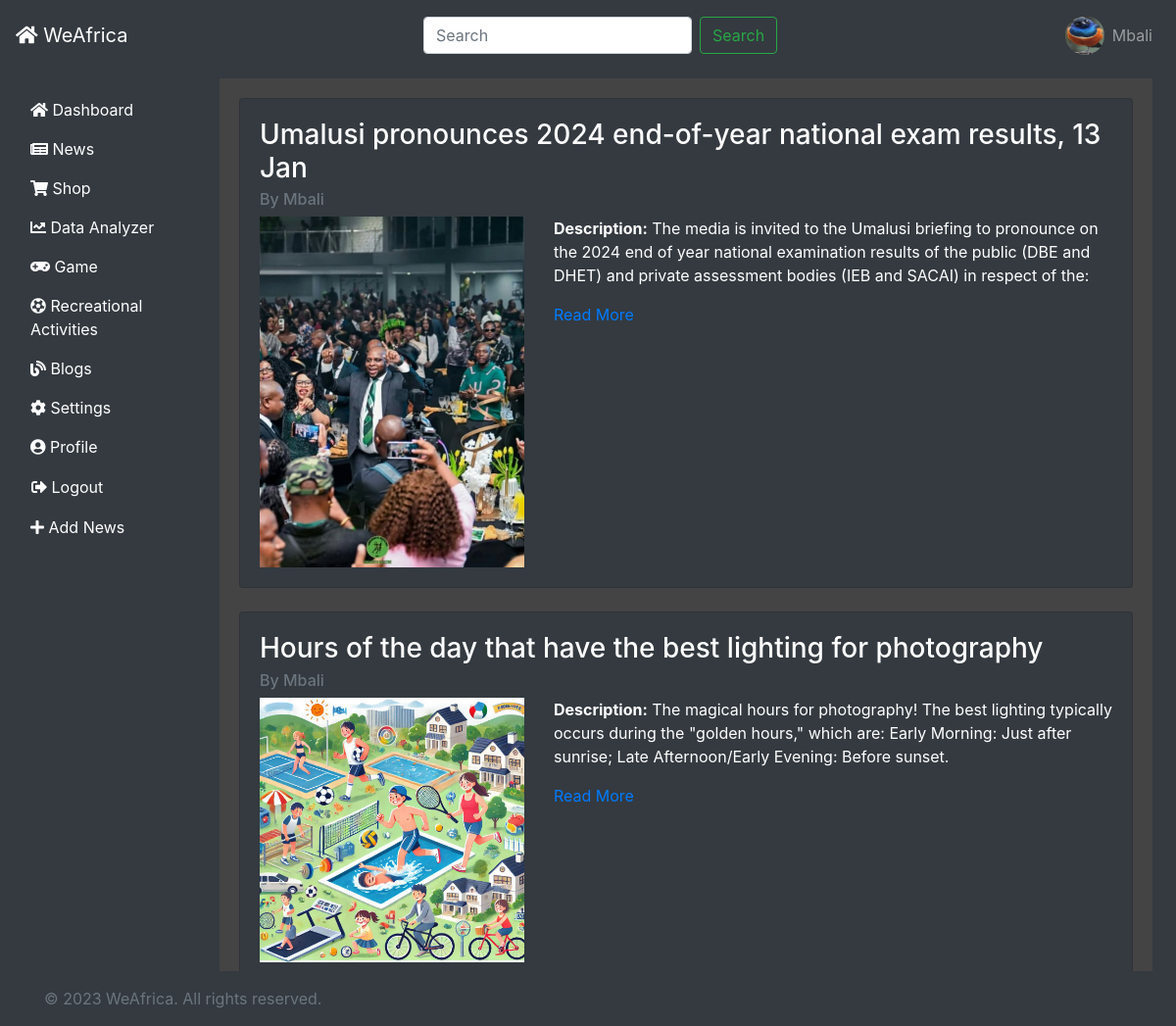
The page /news/news_list (signed in) on the database its author committed.
### tables this page shows
CREATE TABLE articles (
    id INTEGER PRIMARY KEY AUTOINCREMENT,
    title TEXT NOT NULL,
    description TEXT NOT NULL,
    body TEXT NOT NULL,
    image_url TEXT,
    author TEXT NOT NULL,
    created_at TIMESTAMP DEFAULT CURRENT_TIMESTAMP
, image TEXT);

### news.py (the view)
@news_bp.route('/news_list')
def news_list():
    db = get_db()
    cursor = db.cursor()
    cursor.execute("SELECT * FROM articles")
    articles = cursor.fetchall()
    return render_template('news_list.html', articles=articles, user_is_on_news_list_page=True)

### app.py (called while the page is built)
def get_db():
    conn = sqlite3.connect(DATABASE)
    conn.row_factory = sqlite3.Row
    return conn

def init_db():
    with app.app_context():
        db = get_db()
        with open('schema.sql', mode='r') as f:
            db.cursor().executescript(f.read())
        db.commit()

@app.before_request
def initialize_database():
    init_db()

### news.py (called while the page is built)
def get_db():
    conn = sqlite3.connect(DATABASE)
    conn.row_factory = sqlite3.Row
    return conn

### templates/news_list.html (shortened to what this page needs)
{% extends "layout.html" %}
{% block content %}
<div class="container darker-background-2 mt-4">
    {% if articles %}
        {% for article in articles %}
            <div class="card mb-4 bg-dark text-white">
                <div class="card-body">
                    <h3 class="card-title">{{ article.title }}</h3>
                    <h6 class="card-subtitle mb-2 text-muted">By {{ article.author }}</h6>
                    <div class="row">
                        {% if article.image %}
                            <div class="col-md-4">
                                <img src="{{ url_for('static', filename='uploads/' ~ article.image) }}" class="img-fluid" alt="{{ article.title }}" style="max-width: 100%; height: auto;">
                            </div>
                        {% endif %}
                        <div class="col-md-8">
                            <p class="card-text"><strong>Description:</strong> {{ article.description }}</p>
                            <a href="#" class="read-more-link" data-article-id="{{ loop.index }}">Read More</a>
                        </div>
                    </div>
                </div>
            </div>
        {% endfor %}
    {% else %}
        <p>No articles found.</p>
    {% endif %}
</div>
{% endblock %}

### static/css/style.css (style rules this page uses)
body { background-color: #343a40; color: #ffffff; padding-top: 56px; }
.darker-background-2 { background-color: #444; color: #fff; min-height: 100vh; padding: 20px; }

### rows shown on the page
articles: title "Umalusi pronounces 2024 end-of-year national exam results, 13 Jan", author "Mbali", image (picture), description "The media is invited to the Umalusi briefing to pronounce on the 2024 end of year national examination results of the public (DBE and DHET) and private assessment bodies (IEB and SACAI) in respect of the:"
articles: title "Hours of the day that have the best lighting for photography", author "Mbali", image (picture), description "The magical hours for photography! The best lighting typically occurs during the \"golden hours,\" which are: Early Morning: Just after sunrise; Late Afternoon/Early Evening: Before sunset."

### other values the page prints
{{ session['username'] }} "Mbali"
